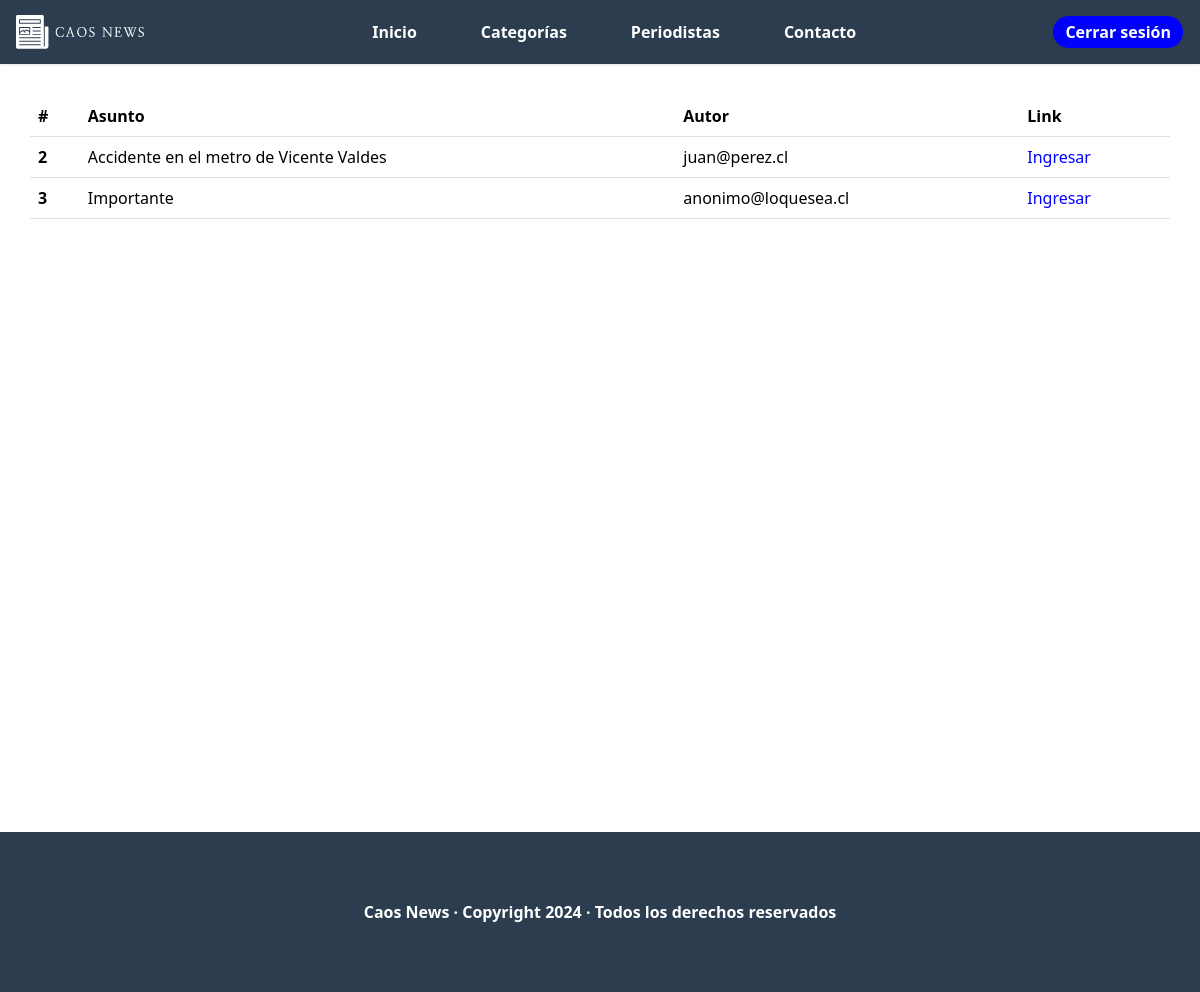
The page /lista_mensajes (signed in) on the database as committed earlier.
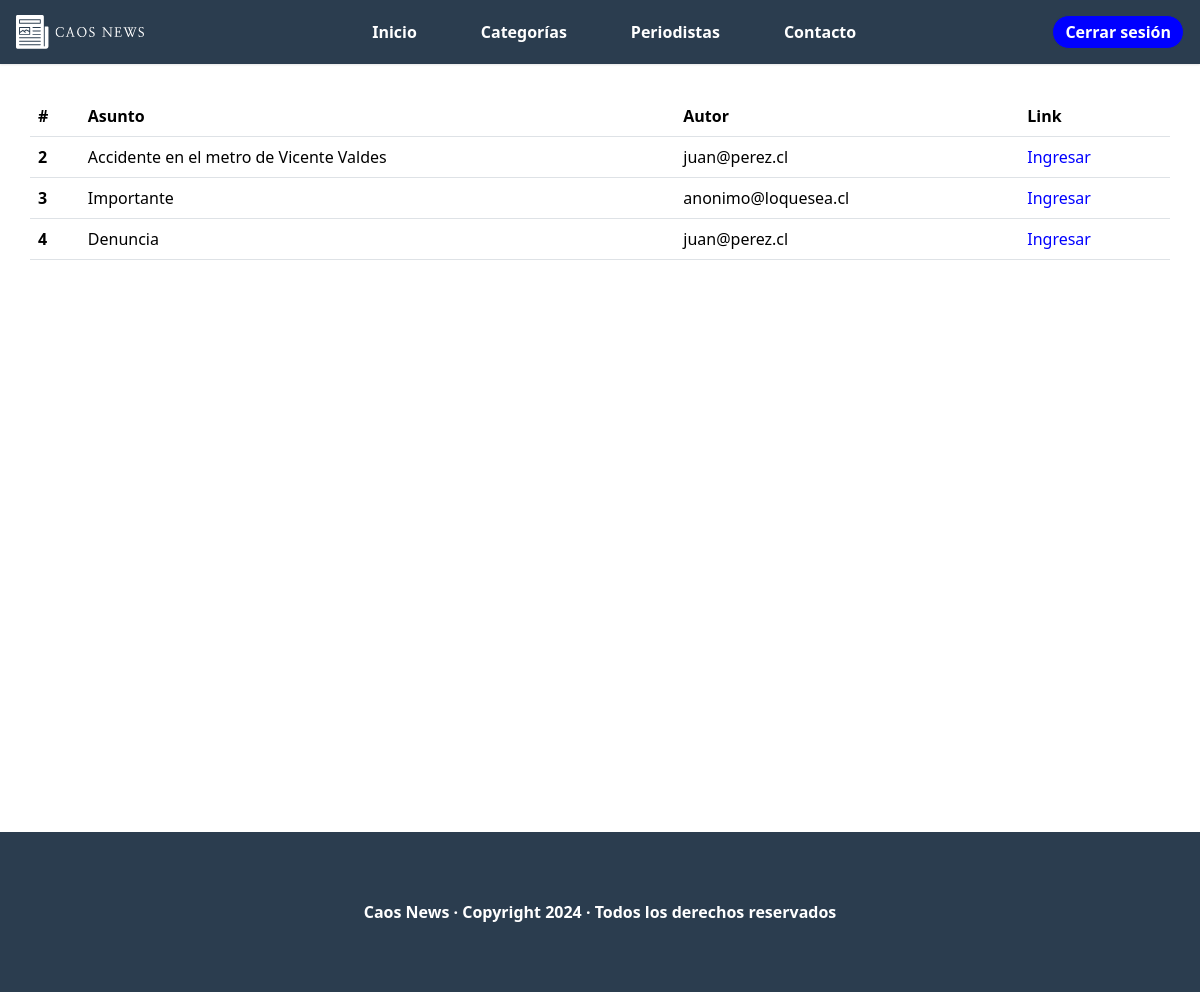
The same page on the database as committed later.
### core/models.py (models this page shows, shortened)
class Mensaje(models.Model):
    nombre_completo = models.CharField(max_length=60)
    correo = models.EmailField(max_length=60)
    asunto = models.CharField(max_length=50)
    fecha = models.DateField(auto_now=True)
    mensaje = models.TextField()

### core/views.py (the view)
# urls.py: path('lista_mensajes', lista_mensajes, name='lista_mensajes'),
@login_required
@permission_required('auth.change_user')
def lista_mensajes(request):
    lista_mensajes = Mensaje.objects.all()
    aux = {
        'lista_mensajes' : lista_mensajes
    }
    return render(request, 'core/paginas/admin/lista_mensajes.html', aux)

### core/templates/core/paginas/admin/lista_mensajes.html
{% extends 'core/base.html'%}
{% load static %}
{% block estilo %}
  <link rel="stylesheet" href="{% static 'core/css/lista_noticias_en_espera.css' %}">
{% endblock %}
{% block content %}
  <main>
    <table class="table container">
      <thead>
        <tr>
          <th scope="col">#</th>
          <th scope="col">Asunto</th>
          <th scope="col">Autor</th>
          <th scope="col">Link</th>
        </tr>
      </thead>
      <tbody>
        {% for mensaje in lista_mensajes %}
          <tr>
            <th scope="row">{{mensaje.id}}</th>
            <td>{{mensaje.asunto}}</td>
            <td>{{mensaje.correo}}</td>
            <td class="link"><a href="{% url 'mensaje' mensaje.id %}">Ingresar</a></td>
          </tr>
        {% endfor %}
      </tbody>
    </table>
  </main>
  {% endblock %}

Rows that differ between the two databases and show on the page:
added Mensaje: id "4", asunto "Denuncia", correo "juan@perez.cl"
